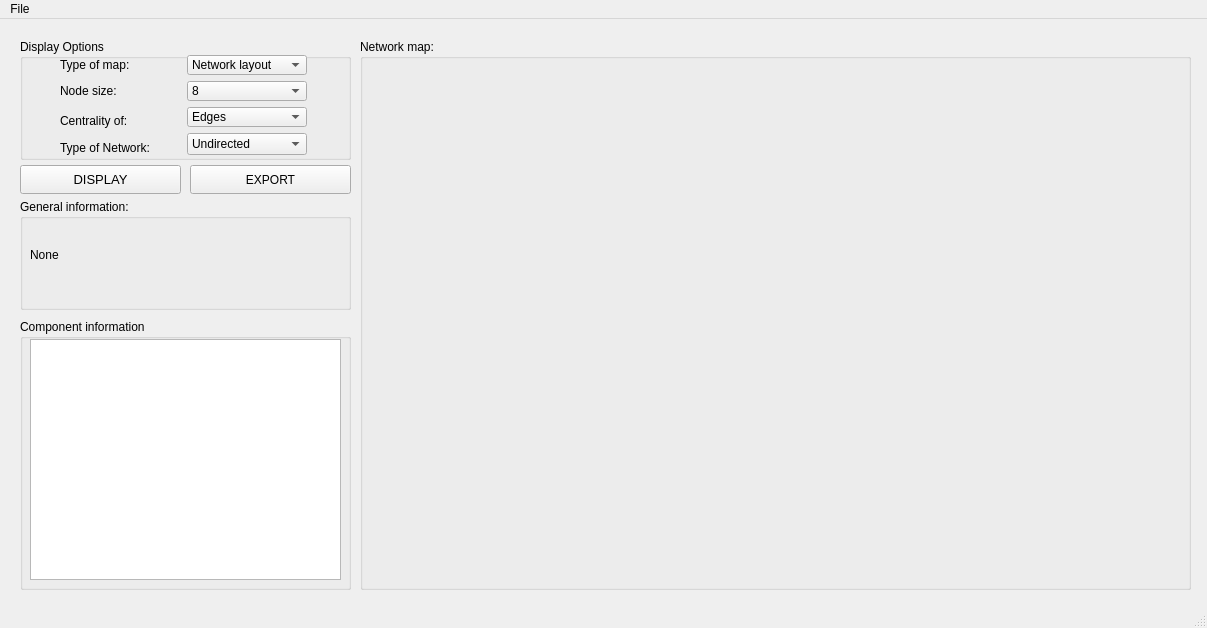
<?xml version="1.0" encoding="UTF-8"?>
<ui version="4.0">
 <class>MainWindow</class>
 <widget class="QMainWindow" name="MainWindow">
  <property name="geometry">
   <rect>
    <x>0</x>
    <y>0</y>
    <width>1207</width>
    <height>628</height>
   </rect>
  </property>
  <property name="windowTitle">
   <string>MainWindow</string>
  </property>
  <widget class="QWidget" name="centralwidget">
   <widget class="QPushButton" name="pushButton">
    <property name="geometry">
     <rect>
      <x>20</x>
      <y>146</y>
      <width>161</width>
      <height>29</height>
     </rect>
    </property>
    <property name="font">
     <font>
      <pointsize>10</pointsize>
     </font>
    </property>
    <property name="text">
     <string>DISPLAY</string>
    </property>
   </widget>
   <widget class="QGroupBox" name="groupBox_2">
    <property name="geometry">
     <rect>
      <x>20</x>
      <y>180</y>
      <width>331</width>
      <height>111</height>
     </rect>
    </property>
    <property name="title">
     <string>General information:</string>
    </property>
    <widget class="QLabel" name="label">
     <property name="geometry">
      <rect>
       <x>10</x>
       <y>10</y>
       <width>311</width>
       <height>91</height>
      </rect>
     </property>
     <property name="text">
      <string>None</string>
     </property>
    </widget>
   </widget>
   <widget class="QGroupBox" name="groupBox_4">
    <property name="geometry">
     <rect>
      <x>360</x>
      <y>20</y>
      <width>831</width>
      <height>551</height>
     </rect>
    </property>
    <property name="title">
     <string>Network map:</string>
    </property>
    <widget class="MplWidget" name="MplWidget" native="true">
     <property name="geometry">
      <rect>
       <x>10</x>
       <y>20</y>
       <width>811</width>
       <height>521</height>
      </rect>
     </property>
    </widget>
   </widget>
   <widget class="QGroupBox" name="groupBox_3">
    <property name="geometry">
     <rect>
      <x>20</x>
      <y>300</y>
      <width>331</width>
      <height>271</height>
     </rect>
    </property>
    <property name="title">
     <string>Component information</string>
    </property>
    <widget class="QTableView" name="tableView">
     <property name="geometry">
      <rect>
       <x>10</x>
       <y>20</y>
       <width>311</width>
       <height>241</height>
      </rect>
     </property>
    </widget>
   </widget>
   <widget class="QGroupBox" name="groupBox_5">
    <property name="geometry">
     <rect>
      <x>20</x>
      <y>20</y>
      <width>331</width>
      <height>121</height>
     </rect>
    </property>
    <property name="title">
     <string>Display Options</string>
    </property>
    <widget class="QWidget" name="">
     <property name="geometry">
      <rect>
       <x>40</x>
       <y>16</y>
       <width>247</width>
       <height>100</height>
      </rect>
     </property>
     <layout class="QGridLayout" name="gridLayout">
      <item row="0" column="0">
       <widget class="QLabel" name="label_2">
        <property name="text">
         <string>Type of map:</string>
        </property>
       </widget>
      </item>
      <item row="0" column="1">
       <widget class="QComboBox" name="comboBox_2">
        <item>
         <property name="text">
          <string>Network layout</string>
         </property>
        </item>
        <item>
         <property name="text">
          <string>Delta AC</string>
         </property>
        </item>
        <item>
         <property name="text">
          <string>Betweeness</string>
         </property>
        </item>
       </widget>
      </item>
      <item row="1" column="0">
       <widget class="QLabel" name="label_3">
        <property name="text">
         <string>Node size:</string>
        </property>
       </widget>
      </item>
      <item row="1" column="1">
       <widget class="QComboBox" name="comboBox_3">
        <item>
         <property name="text">
          <string>8</string>
         </property>
        </item>
        <item>
         <property name="text">
          <string>0</string>
         </property>
        </item>
        <item>
         <property name="text">
          <string>2</string>
         </property>
        </item>
        <item>
         <property name="text">
          <string>4</string>
         </property>
        </item>
        <item>
         <property name="text">
          <string>6</string>
         </property>
        </item>
        <item>
         <property name="text">
          <string>10</string>
         </property>
        </item>
        <item>
         <property name="text">
          <string>12</string>
         </property>
        </item>
        <item>
         <property name="text">
          <string>14</string>
         </property>
        </item>
       </widget>
      </item>
      <item row="2" column="0" rowspan="2">
       <widget class="QLabel" name="label_4">
        <property name="text">
         <string>Centrality of:</string>
        </property>
       </widget>
      </item>
      <item row="2" column="1">
       <widget class="QComboBox" name="comboBox_4">
        <item>
         <property name="text">
          <string>Edges</string>
         </property>
        </item>
        <item>
         <property name="text">
          <string>Nodes</string>
         </property>
        </item>
       </widget>
      </item>
      <item row="3" column="1" rowspan="2">
       <widget class="QComboBox" name="comboBox_5">
        <item>
         <property name="text">
          <string>Undirected</string>
         </property>
        </item>
        <item>
         <property name="text">
          <string>Directed</string>
         </property>
        </item>
       </widget>
      </item>
      <item row="4" column="0">
       <widget class="QLabel" name="label_5">
        <property name="text">
         <string>Type of Network:</string>
        </property>
       </widget>
      </item>
     </layout>
    </widget>
   </widget>
   <widget class="QPushButton" name="pushButton_2">
    <property name="geometry">
     <rect>
      <x>190</x>
      <y>146</y>
      <width>161</width>
      <height>29</height>
     </rect>
    </property>
    <property name="text">
     <string>EXPORT</string>
    </property>
   </widget>
   <zorder>groupBox_4</zorder>
   <zorder>pushButton</zorder>
   <zorder>groupBox_2</zorder>
   <zorder>groupBox_3</zorder>
   <zorder>groupBox_5</zorder>
   <zorder>pushButton_2</zorder>
  </widget>
  <widget class="QMenuBar" name="menubar">
   <property name="geometry">
    <rect>
     <x>0</x>
     <y>0</y>
     <width>1207</width>
     <height>21</height>
    </rect>
   </property>
   <widget class="QMenu" name="menuFile">
    <property name="title">
     <string>File</string>
    </property>
    <addaction name="actionOpen"/>
   </widget>
   <addaction name="menuFile"/>
  </widget>
  <widget class="QStatusBar" name="statusbar"/>
  <action name="actionOpen">
   <property name="text">
    <string>Open</string>
   </property>
  </action>
 </widget>
 <customwidgets>
  <customwidget>
   <class>MplWidget</class>
   <extends>QWidget</extends>
   <header>mplwidget.h</header>
   <container>1</container>
  </customwidget>
 </customwidgets>
 <resources/>
 <connections/>
</ui>
